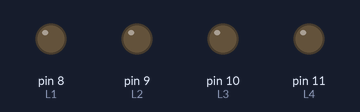
This sketch was run on a simulated Arduino Uno, built with avr-gcc and run on an emulated ATmega328P. Parts: output pins drawn as LEDs (lit = HIGH). What the sketch prints to the serial monitor is not drawn.

Above: at 0.15 s.
At 10.72 s:
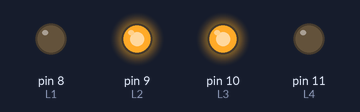
At 20.72 s:
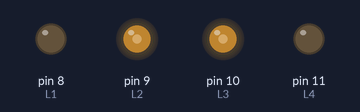
Timing chart, 0 to 20.6 s (numbered marks = the images above):
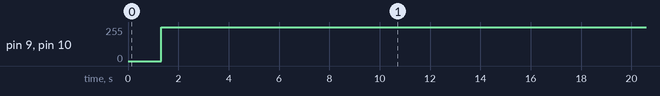

Measured:
- by itself, pin 9 (L2), pin 10 (L3): 0/255 → 255/255 at 1.3 s

The sketch:

pot_uyg.ino
```cpp
int L1=8;
int L2=9;
int L3=10;
int L4=11;
//int led[4] = {8,9,10,11};
int deger=0,yon=0;

float adim=(float)(5.0/1024.0);
float volt=0.0;

  void setup() {

  pinMode(L1,OUTPUT);
  pinMode(L2,OUTPUT);
  pinMode(L3,OUTPUT);
  pinMode(L4,OUTPUT);

  Serial.begin(9600);
  //Serial.println("furkn merb....");
  }

  void loop (){


        //analogWrite(11,(int)(deger/4.0));
//      volt=deger*adim;
//    if(volt>=1.25)digitalWrite(L1,HIGH);
//    if(volt>=2.5)digitalWrite(L2,HIGH);
//    if(volt>=3.75)digitalWrite(L3,HIGH);
//    if(volt>=4.9)digitalWrite(L4,HIGH);


    Serial.println(deger);

    analogWrite(9,deger);
    analogWrite(10,deger);

    if(deger>255)yon=1;
    if(deger<1)yon=0;
    if(yon==0)deger++;
    else deger--;

    delay(5);

}

  //  digitalWrite(led[0],LOW);
//  digitalWrite(led[1],HIGH);
//  delay(time);
//
//  digitalWrite(led[2],LOW);
//  digitalWrite(led[3],HIGH);
//  delay(time);
```
